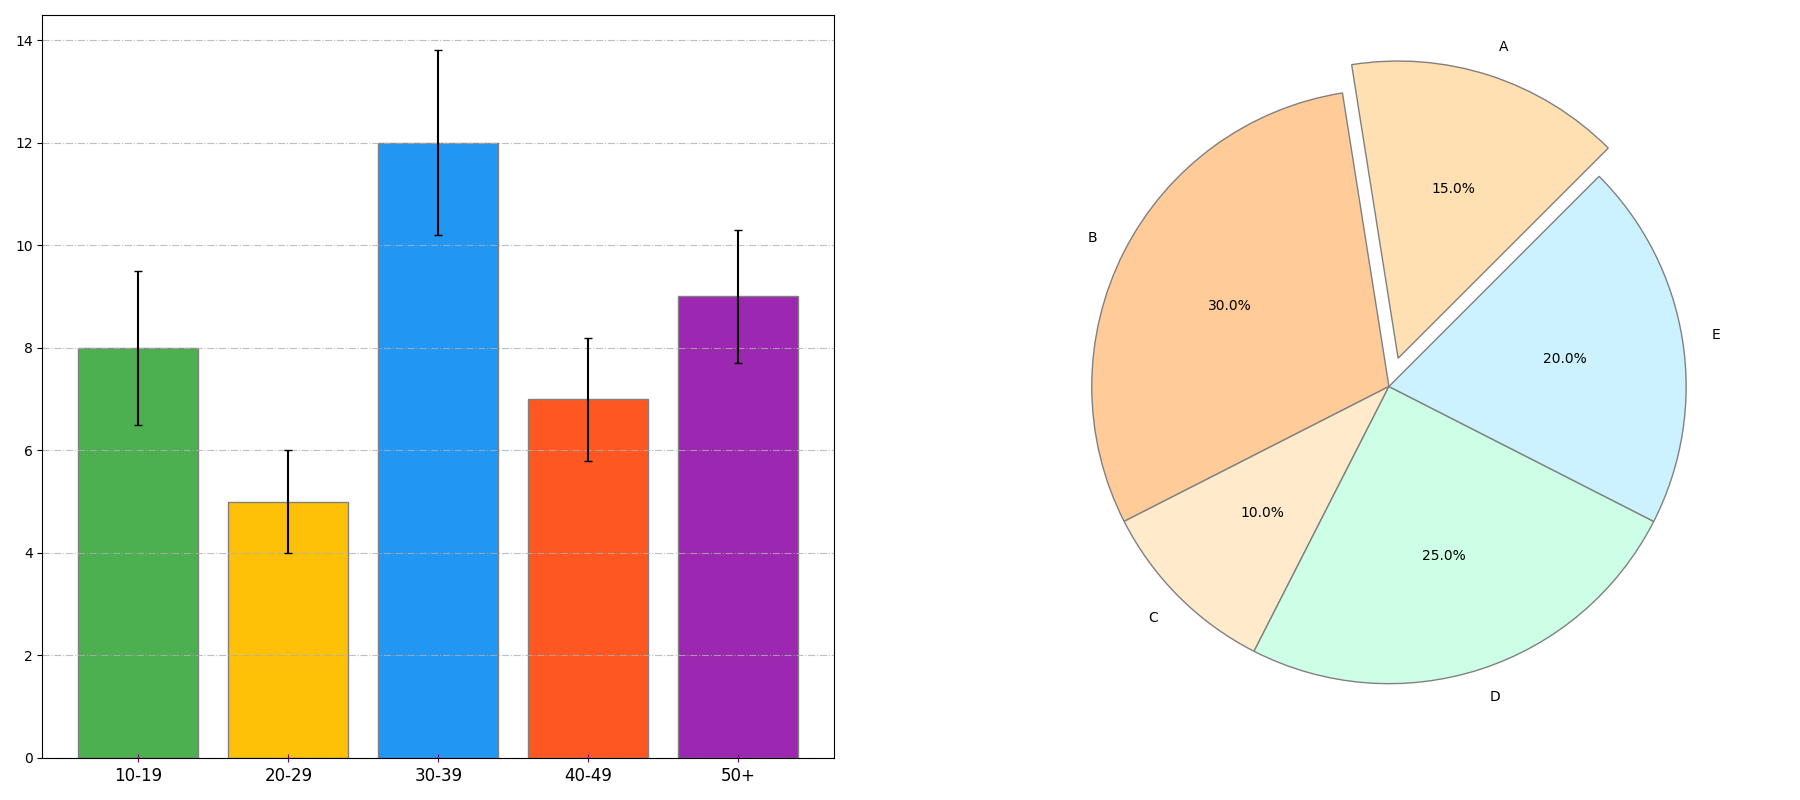

This chart was generated by the following Python code:
import matplotlib.pyplot as plt

age_groups = ['10-19', '20-29', '30-39', '40-49', '50+']
books_read = [8, 5, 12, 7, 9]
variability = [1.5, 1, 1.8, 1.2, 1.3]

genre_distribution = [15, 30, 10, 25, 20]

bar_colors = ['#4CAF50', '#FFC107', '#2196F3', '#FF5722', '#9C27B0']
pie_colors = ['#ffe0b3', '#ffcc99', '#ffebcc', '#ccffe6', '#ccf2ff']

fig, (ax1, ax2) = plt.subplots(nrows=1, ncols=2, figsize=(18, 8))

# Vertical bar chart
ax1.bar(age_groups, books_read, color=bar_colors, edgecolor='grey',
        yerr=variability, capsize=3)
ax1.tick_params(axis='x', labelsize=12, length=6, color='purple', direction='inout')
ax1.yaxis.grid(True, linestyle='-.', alpha=0.8)

ax2.pie(genre_distribution, startangle=45, colors=pie_colors, wedgeprops={'edgecolor': 'grey'},
        explode=(0.1, 0, 0, 0, 0), labels=['A', 'B', 'C', 'D', 'E'], autopct='%1.1f%%')

plt.tight_layout()
plt.subplots_adjust(wspace=0.2)

plt.show()
